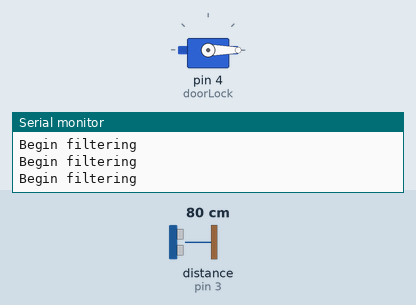
The sketch below on a simulated Arduino Uno, built with avr-gcc and run on an emulated ATmega328P. Parts: servo, the last lines printed to the serial monitor. Wiring (inferred from the names in the program): ultrasonic range finder: trigger pin 2; echo pin 3. The test bench sets the inputs (shaded band); at power-on: distance to the obstacle (sensor on pin 3) 80 cm. The echo pulse lasts 58.3 µs per cm.

Above: at 0.05 s.
At 5.1 s:
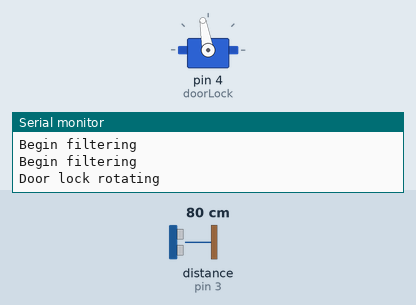
Timing chart, 0 to 6.6 s (numbered marks = the images above):
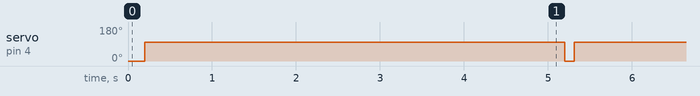

The sketch:

SensorServo.ino
```cpp
#include <Servo.h>

//Declare servo
Servo doorLock;

//Declare UltraSonic Sensor pins
const int trigPin = 2;
const int echoPin = 3;

//Declare filter variables
unsigned long motorTime;
unsigned long filterTotal;
int filterNumElements;
int filterAverage;
unsigned long filterTime = 100;

//Declare sound measurement variables
long duration;
int distance;


void setup() {
  pinMode(trigPin, OUTPUT);
  pinMode(echoPin, INPUT);

  //Declare servo pin
  doorLock.attach(4);
  doorLock.write(0);

  Serial.begin(9600);
  resetFilter();
}

void loop() {

  //Repeatedly pulses the trigger pin high and low
  digitalWrite(trigPin, LOW);
  delayMicroseconds(2);

  digitalWrite(trigPin, HIGH);
  delayMicroseconds(10);
  digitalWrite(trigPin, LOW);

  //Reads the echo pin and converts the duration into distance
  duration = pulseIn(echoPin, HIGH);
  distance = convertToDistance(duration);

  //Filters out the readings to ignore random sound waves

  //If filter is currently reading, repeatedly add the value to the filter
  if((motorTime > 1) && (motorTime > (millis()-filterTime)))
  {
    filterTotal += distance;
    filterNumElements++;
    filterAverage = filterTotal / filterNumElements;
  }
  //Upon filter ending,
  else if(filterAverage < 100)
  {
    Serial.println("Door lock rotating");
    doorLock.write(100);
    resetFilter();
    delay(5000);
    doorTester();
  }
  else
  {
    resetFilter();
    //Starts filtering on first reading when distance < 100
    if(distance < 100)
    {
      Serial.println("Begin filtering");
      motorTime = millis();
    }
  }
}

/* Uses speed of sound formula to convert sound to distance
 *  @param timeToConvert - time in milliseconds
 */
int convertToDistance(long timeToConvert)
{
  return timeToConvert*0.034/2;
}

/** Resets the filter to default values*/
void resetFilter()
{
  filterTotal = 0;
  filterNumElements = 0;
  filterAverage = 101;
  motorTime = 0;
}

/** Tester to reset the door lock to 0 after being set to 100*/
void doorTester()
{
    Serial.println("Door lock resetting");
    doorLock.write(0);
}
```

Measured:
- by itself, servo on pin 4 (doorLock): alternates 100° for 5.0 s and 0° for 0.11 s
